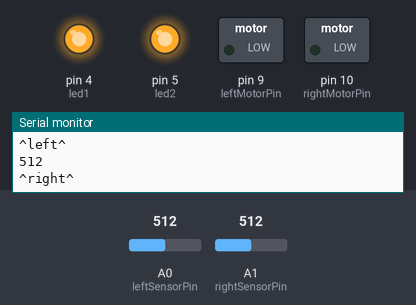
A sketch run on a simulated Arduino Uno, built with avr-gcc and run on an emulated ATmega328P. Parts: switched loads named in the sketch (green lamp = pin HIGH), output pins drawn as LEDs (lit = HIGH), the last lines printed to the serial monitor. Dashed ring = blinking. The test bench sets the inputs (shaded band); at power-on: A0 (leftSensorPin) = 512, A1 (rightSensorPin) = 512.

Above: at 1.2 s.
1.3 s: A0 (leftSensorPin) set to 243
2.8 s: A0 (leftSensorPin) set to 211
At 2.98 s:
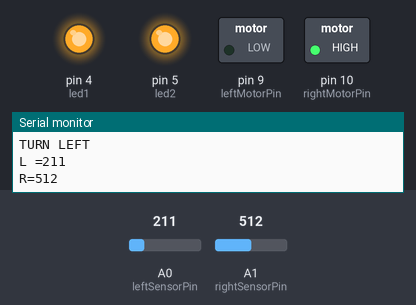
5.8 s: A1 (rightSensorPin) set to 184
8.8 s: A1 (rightSensorPin) set to 153
At 9.39 s:
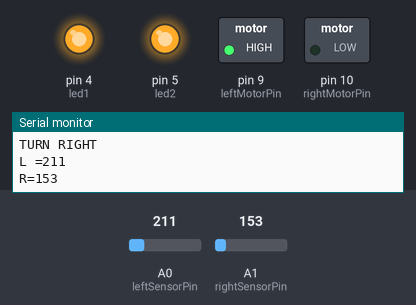
11.8 s: A1 (rightSensorPin) set to 180
At 12.2 s:
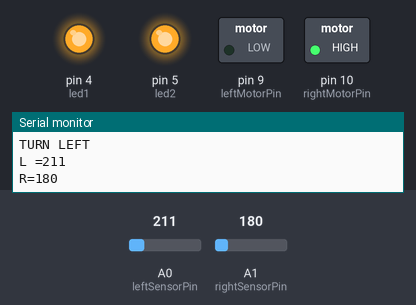
14.8 s: A1 (rightSensorPin) set to 160
At 15.41 s:
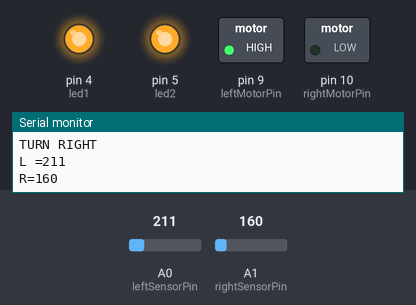
Timing chart, 0 to 18.8 s (numbered marks = the images above; inputs shaded):
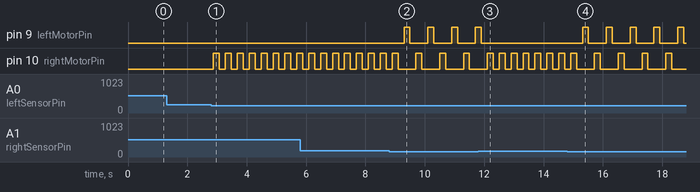

The sketch:

Milestone2_button.ino
```cpp
/*  Fall 2018 - CEN 111 Intro to Electrical and Computer Engineering
 *  Final Project: Line-following Robot (Guy-Michel, Andrew)
 *  Milestone #1 : Improved Line Follower
 *  Due : EOD December 10
 */


// Definitions


// light sensor pin definitions
const int leftSensorPin = A0;
const int rightSensorPin = A1;


// motor pin definitions
const int leftMotorPin = 9;
const int rightMotorPin = 10;


// light sensitivity
const int lightThresholdRight = 170;
const int lightThresholdLeft = 230;
const int lightThresholdTotal = lightThresholdRight + lightThresholdLeft;

const int led1 = 4;
const int led2 = 5;

// Main
void setup(){

    // Begin communications
    Serial.begin(9600);

    // set Motor pins as output
    pinMode(leftMotorPin, OUTPUT);
    pinMode(rightMotorPin, OUTPUT);

    // set Sensor pins as input
    pinMode(leftSensorPin, INPUT);
    pinMode(rightSensorPin, INPUT);

		pinMode(led1, OUTPUT);
    pinMode(led2, OUTPUT);

		digitalWrite(led1, HIGH);
		digitalWrite(led2, HIGH);
}


void loop(){

    // Read sensor values
    int leftLightLevel = analogRead(leftSensorPin);
    int rightLightLevel = analogRead(rightSensorPin);
    int LightLevelTotal = leftLightLevel + rightLightLevel;

    // If light sensor is less than threshold
    // then turn, else run both motors to go forwards


    Serial.println(leftLightLevel);
    Serial.println("^left^");
    Serial.println(rightLightLevel);
    Serial.println("^right^");


	if (leftLightLevel < lightThresholdLeft){
		// Turn Left
		Serial.println("TURN LEFT");
    Serial.print("L =");
    Serial.println(leftLightLevel);
		Serial.print("R=");
		Serial.println(rightLightLevel);
    digitalWrite(leftMotorPin, LOW);
    digitalWrite(rightMotorPin, HIGH);
		delay(200);
		digitalWrite(rightMotorPin, LOW);
		delay(200);
	}
	if (rightLightLevel < lightThresholdRight){
		// Turn Right
		Serial.println("TURN RIGHT");
    Serial.print("L =");
    Serial.println(leftLightLevel);
		Serial.print("R=");
		Serial.println(rightLightLevel);
		digitalWrite(rightMotorPin, LOW);
    digitalWrite(leftMotorPin, HIGH);
		delay(200);
    digitalWrite(leftMotorPin, LOW);
		delay(200);
	}


}
```

Measured:
- the behaviour switches between 230 and 229 on A0 (leftSensorPin) (found by bisection; images 0 and 1)
- the behaviour switches between 170 and 169 on A1 (rightSensorPin) (found by bisection; images 1 and 2)
- after the input at 2.8 s, pin 10 (rightMotorPin): alternates HIGH for 0.20 s and LOW for 0.20 s, starting after 0.08 s
- after the input at 8.8 s, pin 9 (leftMotorPin): alternates HIGH for 0.20 s and LOW for 0.60 s, starting after 0.50 s; pin 10 (rightMotorPin): alternates HIGH for 0.20 s and LOW for 0.60 s, starting after 0.90 s
- after the input at 11.8 s, pin 9 (leftMotorPin): goes on until 11.9 s, then stays LOW; pin 10 (rightMotorPin): alternates HIGH for 0.20 s and LOW for 0.20 s, starting after 0.71 s
- after the input at 14.8 s, pin 9 (leftMotorPin): alternates HIGH for 0.20 s and LOW for 0.60 s, starting after 0.51 s; pin 10 (rightMotorPin): alternates HIGH for 0.20 s and LOW for 0.60 s, starting after 0.92 s
